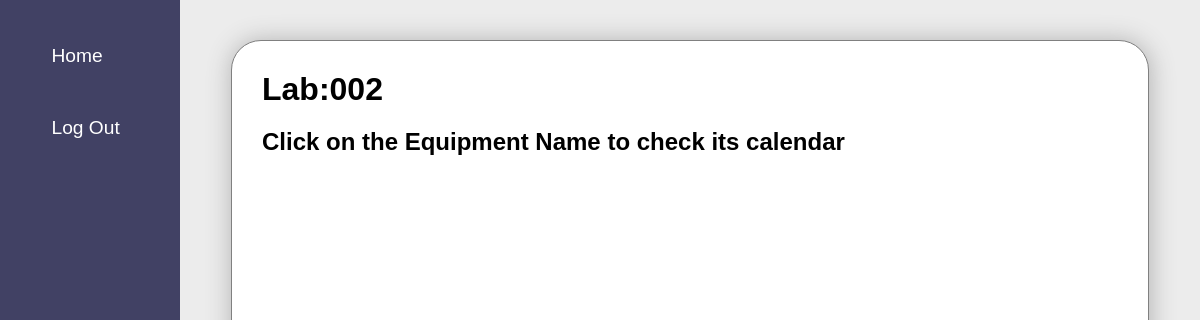
The app's page /c_list_superadmin/6/ (signed in), older data.
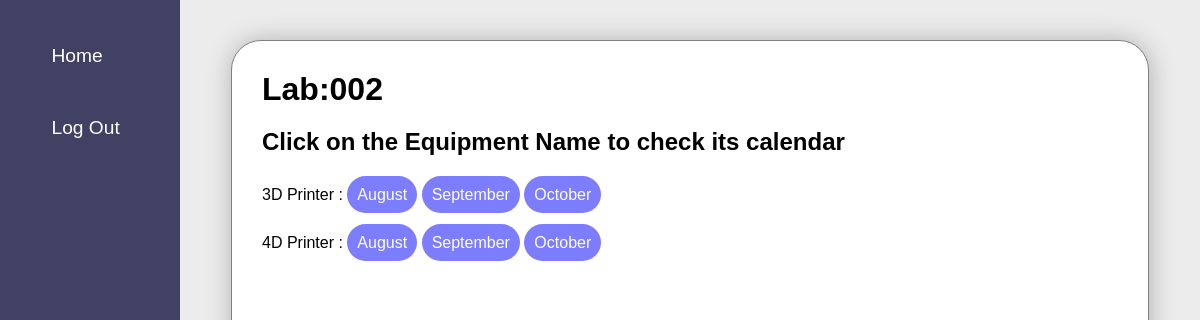
The same page, newer data.
### equ/models.py (models this page shows, shortened)
class Lab(models.Model):
    name = models.CharField(max_length=100)
    lab_admin = models.ForeignKey(
        User,
        limit_choices_to={'groups__name': 'admin'},
        null=True,  # Set the default value to None
        on_delete=models.CASCADE,
        related_name='lab_admin_of'
    )

class Equipment(models.Model):
    CONDITION_CHOICES = [
        ('Excellent', 'Excellent'),
        ('Good', 'Good'),
        ('Poor', 'Poor'),
        ('Bad', 'Bad'),
    ]
    name = models.CharField(max_length=100)
    lab = models.ForeignKey('Lab', on_delete=models.CASCADE, related_name='equipments')
    condition = models.CharField(max_length=20, choices=CONDITION_CHOICES, default='Good')

### equ/views.py (the view)
# urls.py: path('c_list_superadmin/<int:pk>/',views.c_list_superadmin,name="c_list_superadmin"),
@login_required
def c_list_superadmin(request,pk):
    if request.user.groups.filter(name='superadmin').exists():
        lab = get_object_or_404(Lab,pk=pk)
    equipment_of_lab = Equipment.objects.filter(lab=lab)
    current_date = datetime.today()
    months_names = []
    current_month_name = current_date.strftime("%B")
    months_names.append(current_month_name)
    for i in range(1, 3):
        next_month = current_date.replace(month=current_date.month + i)
        next_month_name = next_month.strftime("%B")
        months_names.append(next_month_name)
    context = {'my_lab': lab, 'equipments':equipment_of_lab,'months':months_names}
    return render(request, 'equ/c_list.html', context)

### equ/templates/equ/c_list.html
{% extends "equ/c_base.html" %}
{% block content %}
<div class="al">
  <div class="all_lists">
    <h1> Lab:{{ my_lab.name }}</h1>
  <h2> Click on the Equipment Name to check its calendar</h2>
      <ul>
          {% for equipment in equipments %}
          <li>{{ equipment.name }} : <a href="{% url 'c_m1' equipment.pk %}">{{ months.0 }}</a>
            <a href="{% url 'c_m2' equipment.pk %}">{{ months.1 }}</a>
            <a href="{% url 'c_m3' equipment.pk %}">{{ months.2 }}</a> </li>
          {% endfor %}
      </ul>
  </div>
</div>
{% endblock content %}

### equ/templates/equ/c_base.html (shortened to what this page needs)
{% load static %}
<!DOCTYPE html>
<html>
<head>
  <link rel="stylesheet" type="text/css" href="{% static 'css/style.css' %}">
</head>
<body>
  <div class="container">
  <div class="sidebar">
    <ul>
      {% if user.is_authenticated %}
      <a href="{% url 'user_redirect' %}"><li>Home</li></a>
      <a href="{% url 'logout' %}"><li>Log Out</li></a>
      {% else %}
      <a href="{% url 'login' %}">Log In</a>
      {% endif %}
    </ul>
  </div>
      {% block content %}
      {% endblock %}
  </div>
  </body>
</html>

### static/css/style.css (style rules this page uses)
:root { --primary:rgb(65 65 100); --secondary:rgb(97, 97, 131); }
* { box-sizing: border-box; margin: 0; padding: 0; font-family: Arial, Helvetica, sans-serif; }
ul { list-style: none; }
.container { display: flex; min-height: 100vh; max-height: max-content; background-color: #ececec; }
.sidebar { width: 15%; background-color: var(--primary); padding: 20px; }
.sidebar ul { list-style: none; }
.sidebar a { color: white; text-decoration: none; font-size: 1.2rem; text-align: center; display: flex; width: 100%; border-radius: 50px; align-items: center; justify-content: center; padding: 10px 15px; }
.sidebar li { padding: 15px 0; text-align: left; width: 70%; }
.al { width: 85%; background-color: #ececec; display: flex; align-items: center; justify-content: center; min-height: 100vh; max-height: max-content; }
.all_lists { border: 1px solid gray; border-radius: 30px; width: 90%; padding: 30px; min-height: 90vh; background-color: white; box-shadow: 1px 1px 25px 1px #b4b4b4; }
.all_lists h1 { margin-bottom: 20px; }
.all_lists h2 { margin-bottom: 10px; }
.all_lists li { margin: 30px 0; }
.all_lists a { text-decoration: none; color: white; background: #0000ff82; padding: 10px; border: none; border-radius: 50px; cursor: pointer; }

Row changes from the older to the newer data that the page shows:
added Equipment: name "3D Printer", months "August", months "September", months "October"
added Equipment: name "4D Printer", months "August", months "September", months "October"
